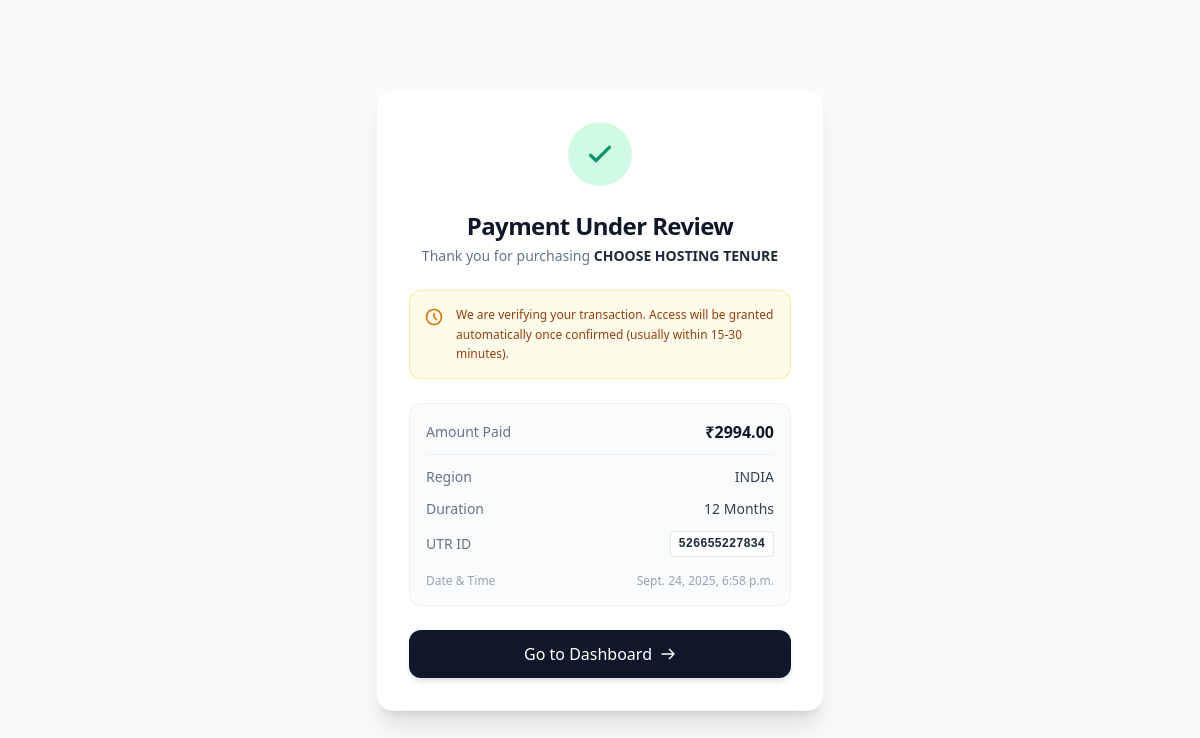
The app's page /thank-you/1/, older data.
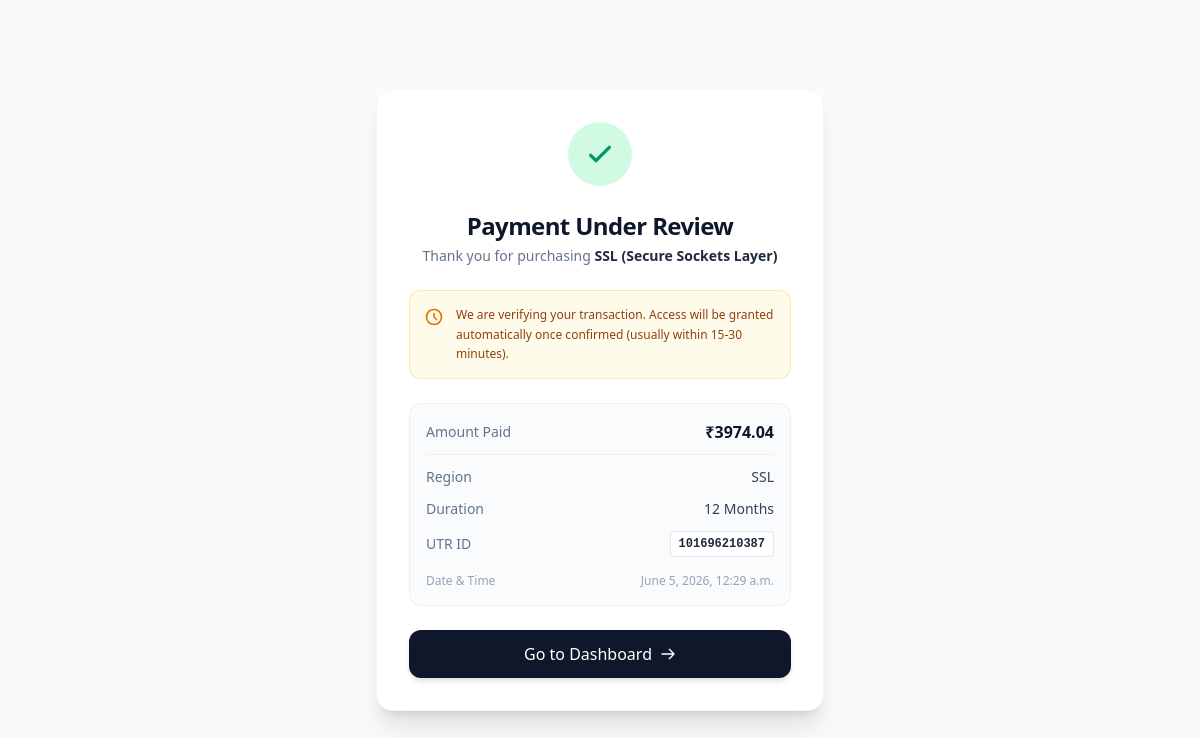
The same page, newer data.
### product/models.py (models this page shows, shortened)
class Purchase(models.Model):
    STATUS_CHOICES = (
        ("UNDER_REVIEW", "Under Review"),
        ("PAID", "Paid"),
        ("FAILED", "Payment Failed"),
        ("EXPIRED", "Expired"),  # 👈 Add karo
    )
    user = models.ForeignKey(User, on_delete=models.CASCADE, null=True, blank=True)
    product = models.ForeignKey("Product", on_delete=models.CASCADE)
    region = models.CharField(max_length=100)
    duration = models.CharField(max_length=50)
    final_price = models.DecimalField(max_digits=10, decimal_places=2)
    utr_id = models.CharField(
        max_length=12,
        unique=True,  # 👈 This is the line that was added.
        validators=[validate_utr],
        help_text="Enter a 12-digit numeric UTR ID"
    )
    expiry_date = models.DateField(null=True, blank=True)
    status = models.CharField(max_length=20, choices=STATUS_CHOICES, default="UNDER_REVIEW")
    activated_at = models.DateField(null=True, blank=True)
    expiry_date = models.DateField(null=True, blank=True)
    created_at = models.DateTimeField(auto_now_add=True)

class Product(models.Model):
    STATUS = (
        ('PUBLISH', 'PUBLISH'),
        ('DRAFT', 'DRAFT'),
    )
    featured_image = models.ImageField(upload_to="featuredimg", null=True)
    title = models.CharField(max_length=500)
    category = models.ForeignKey(Categories, on_delete=models.CASCADE, null=True)
    features = models.ManyToManyField(Feature, blank=True, related_name='plans')
    description = models.TextField()
    slug = models.SlugField(default='', max_length=500, null=True, blank=True)
    status = models.CharField(choices=STATUS, max_length=100, null=True)
    created_at = models.DateField(auto_now_add=True)

### app/views.py (the view)
# urls.py: path("thank-you/<int:purchase_id>/", views.thank_you, name="thank_you"),
def thank_you(request, purchase_id):
    purchase = get_object_or_404(Purchase, id=purchase_id)
    return render(request, "thank_you.html", {"purchase": purchase})

### app/templates/thank_you.html (shortened to what this page needs)
<!DOCTYPE html>
<html lang="en">
<head>
  <script src="https://cdn.tailwindcss.com"></script>
</head>
<body class="bg-slate-50 text-slate-800 antialiased min-h-screen flex items-center justify-center p-4">
  <div class="bg-white shadow-xl rounded-2xl p-6 sm:p-8 max-w-md w-full text-center border border-slate-100">
    <div class="mx-auto flex items-center justify-center h-16 w-16 rounded-full bg-emerald-100 mb-6">
      <svg class="h-8 w-8 text-emerald-600" fill="none" stroke="currentColor" viewBox="0 0 24 24" xmlns="http://www.w3.org/2000/svg">
        <path stroke-linecap="round" stroke-linejoin="round" stroke-width="2.5" d="M5 13l4 4L19 7"></path>
      </svg>
    </div>
    <h1 class="text-2xl font-bold text-slate-900 tracking-tight">Payment Under Review</h1>
    <p class="text-slate-500 text-sm mt-1 mb-6">
      Thank you for purchasing <span class="font-semibold text-slate-800">{{ purchase.product.title }}</span>
    </p>
    <div class="bg-amber-50 border border-amber-200/80 rounded-xl p-3.5 mb-6 text-left flex items-start space-x-3">
      <svg class="w-5 h-5 text-amber-600 mt-0.5 shrink-0" fill="none" stroke="currentColor" viewBox="0 0 24 24">
        <path stroke-linecap="round" stroke-linejoin="round" stroke-width="2" d="M12 8v4l3 3m6-3a9 9 0 11-18 0 9 9 0 0118 0z"></path>
      </svg>
      <p class="text-xs text-amber-800 leading-relaxed">
        We are verifying your transaction. Access will be granted automatically once confirmed (usually within 15-30 minutes).
      </p>
    </div>
    <div class="bg-slate-50/80 rounded-xl p-4 border border-slate-200/60 text-left text-sm space-y-3 mb-6">
      <div class="flex justify-between items-center pb-2.5 border-b border-slate-200/60">
        <span class="text-slate-500">Amount Paid</span>
        <span class="font-bold text-slate-900 text-base">₹{{ purchase.final_price }}</span>
      </div>
      <div class="flex justify-between items-center">
        <span class="text-slate-500">Region</span>
        <span class="font-medium text-slate-700">{{ purchase.region }}</span>
      </div>
      <div class="flex justify-between items-center">
        <span class="text-slate-500">Duration</span>
        <span class="font-medium text-slate-700">{{ purchase.duration }}</span>
      </div>
      <div class="flex justify-between items-center">
        <span class="text-slate-500">UTR ID</span>
        <span class="font-mono text-xs font-semibold text-slate-800 bg-white px-2 py-1 rounded border border-slate-200">
          {{ purchase.utr_id }}
        </span>
      </div>
      <div class="flex justify-between items-center pt-1 text-xs text-slate-400">
        <span>Date & Time</span>
        <span>{{ purchase.created_at }}</span>
      </div>
    </div>
    <a href="{% url 'dashboard' %}" class="inline-flex items-center justify-center w-full bg-slate-900 hover:bg-slate-800 text-white font-medium px-5 py-3 rounded-xl transition-all duration-200 shadow-md hover:shadow-lg active:scale-[0.99]">
      Go to Dashboard
      <svg class="w-4 h-4 ml-2" fill="none" stroke="currentColor" viewBox="0 0 24 24">
        <path stroke-linecap="round" stroke-linejoin="round" stroke-width="2" d="M14 5l7 7m0 0l-7 7m7-7H3"></path>
      </svg>
    </a>
  </div>
</body>
</html>

Row changes from the older to the newer data that the page shows:
changed Purchase "12 Months": product "CHOOSE HOSTING TENURE" → "SSL (Secure Sockets Layer)"; final_price "2994.00" → "3974.04"; region "INDIA" → "SSL"; utr_id "526655227834" → "101696210387"; created_at "Sept. 24, 2025, 6:58 p.m." → "June 5, 2026, 12:29 a.m."
